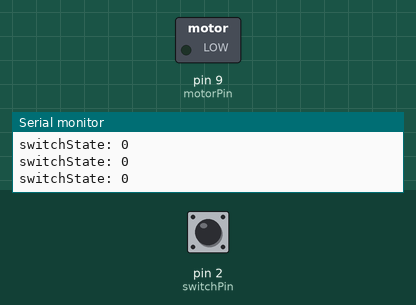
Simulated run of this sketch. Board: Arduino Uno, built with avr-gcc and run on an emulated ATmega328P. On the bench: switched loads named in the sketch (green lamp = pin HIGH), the last lines printed to the serial monitor. The inputs (shaded band) are chosen by the test bench; at power-on: pin 2 (switchPin) LOW.

Above: at 1.2 s.
1.3 s: pin 2 (switchPin) pulled HIGH for 0.15 s
At 1.4 s:
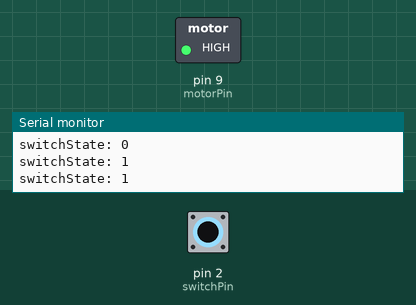
2.9 s: pin 2 (switchPin) pulled HIGH for 3.2 s
At 6.8 s:
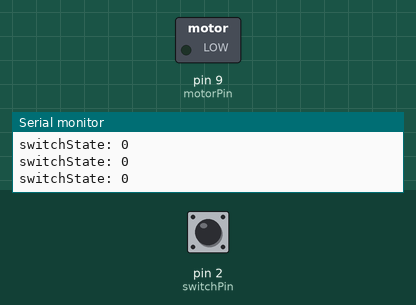
Timing chart, 0 to 8.3 s (numbered marks = the images above; inputs shaded):
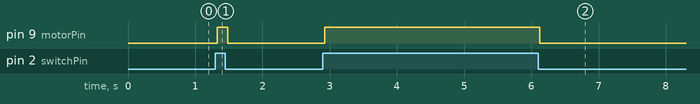

Measured:
- after the input at 1.3 s, pin 9 (motorPin): LOW → HIGH at once, → LOW 0.15 s later
- after the input at 2.9 s, pin 9 (motorPin): LOW → HIGH at once, → LOW 3.2 s later

The sketch:

Ch.09.ino
```cpp
// 馬達應用
// 元件:
// 1. transistors
// 2. resistance 10k Ω
// 3. diode
// 4. motor
// 5. 9V battery
// 6. switch

const int switchPin = 2;
const int motorPin = 9;
int switchState = 0;

void setup() {
  Serial.begin(9600);
  pinMode(motorPin, OUTPUT);
  pinMode(switchPin, INPUT);
}

void loop() {
  switchState = digitalRead(switchPin);
  Serial.println("switchState: " + String(switchState));
  if (switchState == HIGH) {
    digitalWrite(motorPin, HIGH);
  } else {
    digitalWrite(motorPin, LOW);
  }
}
```
